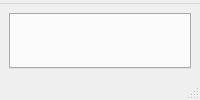
<?xml version="1.0" encoding="UTF-8"?>
<ui version="4.0">
 <class>LanguageApp</class>
 
  <!-- Clase main Inicio -->
 <widget class="QMainWindow" name="LanguageApp">
 
  <!-- Menu -->
  <widget class="QMenuBar" name="menubar">
   <widget class="QMenu" name="menu_setting"></widget>
   <addaction name="menu_setting"/>
  </widget>

  <widget class="QStatusBar" name="statusbar"/>
 
  <!-- Widget central -->
  <widget class="QWidget" name="centralwidget">
  
   <layout class="QVBoxLayout" name="vbox_main"> <!-- Para centrar todo -->
     
    <item>
     <!-- Pestañas -->
     <widget class="QTabWidget" name="tab_widget">
      <property name="sizePolicy">
       <sizepolicy hsizetype="Expanding" vsizetype="Preferred">
        <horstretch>0</horstretch>
        <verstretch>0</verstretch>
       </sizepolicy>
      </property>
     </widget>
    </item>
  
   </layout> <!-- Para centrar todo -->
 
  </widget>
 </widget>

 <!-- Clase main cierre -->
 <resources/>
 <connections/>
</ui>
